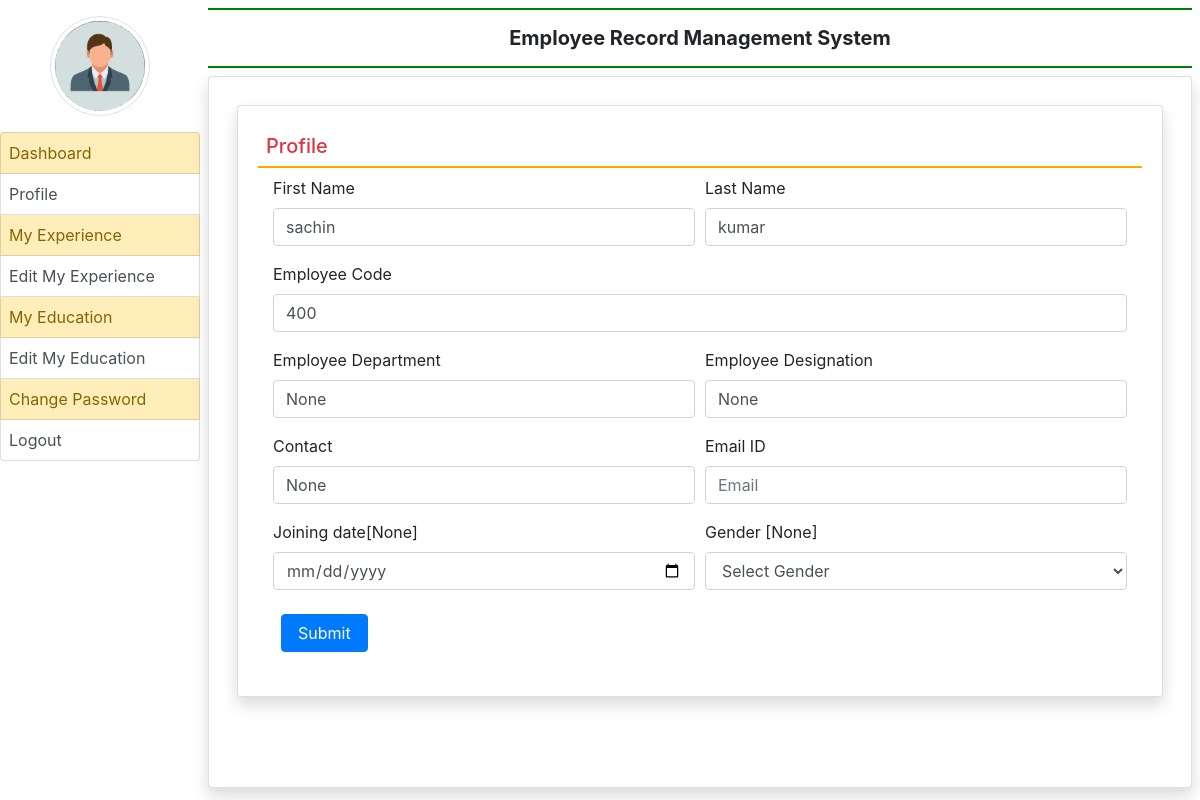
The app's page /profile/ (signed in) with its own data.
### employee/models.py (models this page shows, shortened)
class EmployeeDetail(models.Model):
    user = models.ForeignKey(User,on_delete=models.CASCADE)
    empcode = models.CharField(max_length=50)
    empdept = models.CharField(max_length=100,null=True)
    designation = models.CharField(max_length=100,null=True)
    contact = models.CharField(max_length=15,null=True)
    gender = models.CharField(max_length=50,null=True)
    joiningdate = models.DateField(null=True)

### employee/views.py (the view, shortened to what this page needs)
# urls.py: path('profile/', profile,name = 'profile'),
def profile(request):
    if not request.user.is_authenticated:
        return redirect('emp_login')
    error = ""
    user = request.user
    employee =EmployeeDetail.objects.get(user=user)
    return render(request,'profile.html',locals())

### employee/templates/profile.html (shortened to what this page needs)
{% extends 'emp_base.html' %}
{% block main %}
<div class=" card shadow m-2">
    <div class="card-body">
        <h5 class="p-2 text-danger" style=" border-bottom : 2px solid orange "> Profile </h5>
        <div class=" container-fluid">
            <form method="post" name="signup" onsubmit="return checkpassword()">
                <div class=" form-row">
                    <div class="col-sm-6">
                        <div class="form-group">
                            <label>First Name</label>
                            <input type="text" name="firstname" class="form-control" placeholder="Enter First Name"
                                pattern="[A-Za-z]+" value="{{employee.user.first_name}}">
                        </div>
                    </div>
                    <div class="col-sm-6">
                        <div class="form-group">
                            <label>Last Name</label>
                            <input type="text" name="lastname" class="form-control" placeholder="Enter Last Name"
                                pattern="[A-Za-z]+" value="{{employee.user.last_name}}">
                        </div>
                    </div>
                    <div class="col-sm-12">
                        <div class="form-group">
                            <label>Employee Code </label>
                            <input type="text" name="empcode" class="form-control"
                                placeholder="Enter your employee code" pattern="[0-9]+" value="{{employee.empcode}}">
                        </div>
                    </div>
                    <div class="col-sm-6">
                        <div class="form-group">
                            <label>Employee Department </label>
                            <input type="text" name="department" class="form-control"
                                placeholder="Enter your department" value="{{employee.empdept}}">
                        </div>
                    </div>
                    <div class="col-sm-6">
                        <div class="form-group">
                            <label>Employee Designation </label>
                            <input type="text" name="designation" class="form-control"
                                placeholder="Enter your designation" value="{{employee.designation}}">
                        </div>
                    </div>
                    <div class="col-sm-6">
                        <div class="form-group">
                            <label>Contact </label>
                            <input type="text" name="contact" class="form-control" placeholder="Contact Number"
                                value="{{employee.contact}}">
                        </div>
                    </div>
                    <div class="col-sm-6">
                        <div class="form-group">
                            <label>Email ID </label>
                            <input type="emailid" name="email" class="form-control" placeholder="Email"
                                value="{{employee.user.email}}">
                        </div>
                    </div>
                    <div class="col-sm-6">
                        <div class="form-group">
                            <label>Joining date[{{employee.joiningdate}}]</label>
                            <input type="date" name="jdate" class="form-control">
                        </div>
                    </div>
                    <div class="col-sm-6">
                        <div class="form-group">
                            <label>Gender [{{employee.gender}}]</label>
                            <select name="gender" class="form-control">
                                <option value="None">Select Gender</option>
                            </select>
                        </div>
                    </div>
                </div>
                <input type="submit" value="Submit" class="m-2 px-3 btn btn-primary">
            </form>
        </div>
    </div>
</div>
{% endblock %}

### records on screen
EmployeeDetail: firstname "sachin", lastname "kumar", empcode "400", department "None", designation "None", contact "None", joiningdate "None", gender "None"
